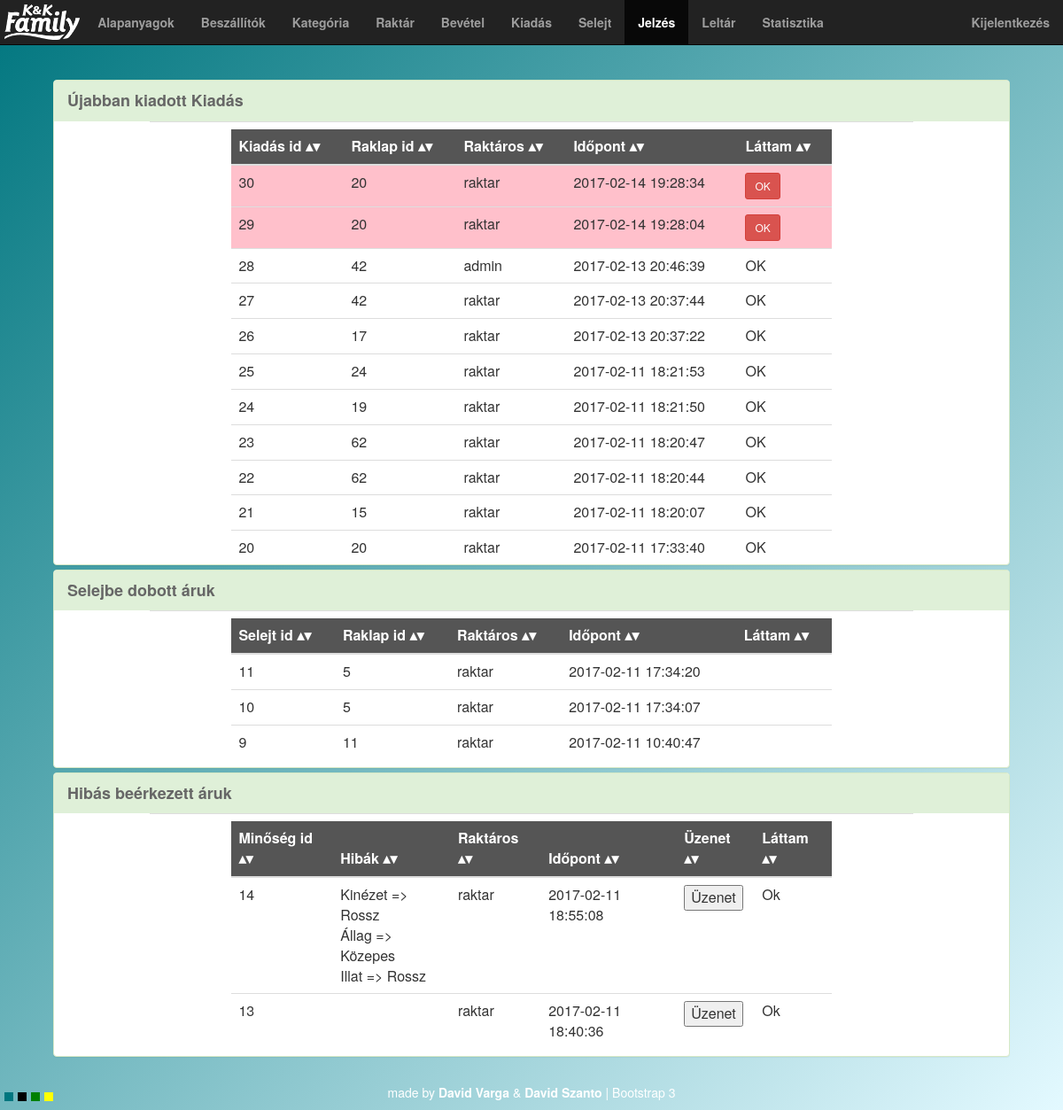
Page /admin/alert.php on the committed database.
### tables this page shows
CREATE TABLE `alert` (
  `id` int(11) NOT NULL,
  `type` varchar(20) NOT NULL,
  `param` varchar(100) NOT NULL,
  `param2` varchar(1000) NOT NULL,
  `time` timestamp NOT NULL DEFAULT CURRENT_TIMESTAMP,
  `user_id` int(11) NOT NULL,
  `seen` tinyint(1) NOT NULL DEFAULT '0',
  `deleted` tinyint(1) NOT NULL DEFAULT '0'
);

CREATE TABLE `user` (
  `id` int(11) NOT NULL,
  `name` varchar(50) NOT NULL,
  `password` varchar(50) NOT NULL,
  `type` int(11) NOT NULL,
  `theme` int(11) NOT NULL DEFAULT '0',
  `deleted` tinyint(1) NOT NULL DEFAULT '0'
);

### helper/contentgenerator.php (the view, shortened to what this page needs)
<?php
function alertOutput(){
	$mysqli = connect();
	$results = $mysqli->query("SELECT a.id, a.type, a.param, a.param2, a.time, u.name, a.seen from alert a, user u where u.id = a.user_id and a.deleted = false and a.type='output' order by time desc ");
	print '<table class="table table-hover sortable">';
	print '<thead>';
	print '<tr>';
	print '<th>Kiadás id</th>';
	print '<th>Raklap id</th>';
	print '<th>Raktáros</th>';
	print '<th>Időpont</th>';
	print '<th>Láttam</th>';
	print '</tr>';
	print '</thead>';
	while($row = $results->fetch_assoc()) {
		print '<tr';
		if($row["seen"] == '0' ){
			print " class='unseen' ";
		}
		print '>';
		print '<td>'.$row["param"].'</td>';
		print '<td>'.$row["param2"].'</td>';
		print '<td>'.$row["name"].'</td>';
		print '<td>'.$row["time"].'</td>';
		if($row["seen"] == '0' ){
			print '<td><button class="btn btn-sm btn-danger" onclick="updateAlert('.$row["id"].')">OK</button></td>';
		}else{
			print '<td> OK </td>';
		}
		print '</tr>';
	}
	print '</table>';
}
function alertSpare(){
	$mysqli = connect();
	$results = $mysqli->query("SELECT a.id, a.type, a.param, a.param2, a.time, u.name, a.seen from alert a, user u where u.id = a.user_id and a.deleted = false and a.type='trash' order by time desc ");
	print '<table class="table table-hover sortable">';
	print '<thead>';
	print '<tr>';
	print '<th>Selejt id</th>';
	print '<th>Raklap id</th>';
	print '<th>Raktáros</th>';
	print '<th>Időpont</th>';
	print '<th>Láttam</th>';
	print '</tr>';
	print '</thead>';
	while($row = $results->fetch_assoc()) {
		print '<tr';
		print '>';
		print '<td>'.$row["param"].'</td>';
		print '<td>'.$row["param2"].'</td>';
		print '<td>'.$row["name"].'</td>';
		print '<td>'.$row["time"].'</td>';
		if($row["seen"] == '0' ){
		print '<td><button class="btn btn-sm btn-danger" onclick="updateAlert('.$row["id"].')">OK</button></td>';
		}else{
			print '<td> </td>';
		}
		print '</tr>';
	}
	print '</table>';
}
function alertInput(){
	$mysqli = connect();
	$results = $mysqli->query("SELECT a.id, a.type, a.param, a.param2, a.time, u.name, a.seen from alert a, user u where u.id = a.user_id and a.deleted = false and a.type='input' order by time desc ");
	print '<table class="table table-hover sortable">';
	print '<thead>';
	print '<tr>';
	print '<th>Minőség id</th>';
	print '<th>Hibák</th>';
	print '<th>Raktáros</th>';
	print '<th>Időpont</th>';
	print '<th>Üzenet</th>';
	print '<th>Láttam</th>';
	print '</tr>';
	print '</thead>';
	while($row = $results->fetch_assoc()) {
		print '<tr';
		print '>';
		print '<td>'.$row["param"].'</td>';
		$data = json_decode($row["param2"],True);
		print '<td>';
		if($data != null){
			foreach ($data as $i => $value) {
				if(is_numeric($value) && (2 == (int)$value || 1 == (int)$value) && $i != 'product'){
					print minosegmap2($i).' => '.minosegmap((int)$value).'<br/>';
				}
			}
		}
		print '</td>';
		print '<td>'.$row["name"].'</td>';
		print '<td>'.$row["time"].'</td>';
		print '<td> <button onclick="bootbox.alert('.mymessage($data).')">Üzenet</button></td>';
		if($row["seen"] == '0' ){
			print '<td><button class="btn btn-sm btn-danger" onclick="updateAlert('.$row["id"].')">OK</button></td>';
		}else{
			print '<td> Ok </td>';
		}
		print '</tr>';
	}
	print '</table>';
}
function minosegmap($i){
	if($i === 1){
		return "Rossz";
	}else if($i === 2){
		return "Közepes";
	}else if($i === 3){
		return "OK";
	}else{
		return '';
	}
}
function minosegmap2($i){
	if($i === "appearance"){
		return "Kinézet";
	}else if($i === "consistency"){
		return "Állag";
	}else if($i === "smell"){
		return "Illat";
	}else if($i === "color"){
		return "Szín";
	}else if($i === "clearness"){
		return "Tisztaság Hőfok";
	}else if($i === "pallet_quality"){
		return "Raklap minőság";
	}else{
		return '';
	}
}
function mymessage($data){
	$str = "'<h2>Kedves Ügyfelünk!</h2>";
	$str .= "<br/>Rossz minőségű árut szállítottak üzemünkbe.";
	$str .= "<br/>Az áruval alábbi problémáink voltak:<br/>";
	$str .= "<ul>";
	if($data != null){
		foreach ($data as $i => $value) {
			if(is_numeric($value) && (2 == (int)$value || 1 == (int)$value) && $i != 'product'){
				$str .= "<li>".minosegmap2($i)." : ".minosegmap((int)$value)." </li>";
			}
		}
	}
	$str .= "</ul>";
	$str .= "<p>Az áruátvételt megtagadtuk</p>";
	$str .= "Üdvözlettel<br/><br/>";
	$str .= "KKFAMILY<br/><br/>'";
	return $str;
}
?>

### common/header.php (shortened to what this page needs)
<html>
	<head>
		<?php
		$version = rand();
		?>
		<link href="../js/bootstrap-3.3.7-dist/css/bootstrap.min.css" rel="stylesheet">
		<link rel="stylesheet" type="text/css" href="../css/styles.css?v=<?php echo $version;?>">
	</head>
	<body class="admin">
		<?php
			require('../helper/contentgenerator.php');
			if($selected == "admin")
				require("../common/adminnavbar.php");
			else
				require("../common/tabletnavbar.php");
		?>

### common/adminnavbar.php (shortened to what this page needs)
<nav class="navbar navbar-inverse navbar-fixed-top">
	<div class="container-fluid">
		<div class="navbar-header">
			<a class="navbar-brand" href="admin.php"><img alt="KK Family" src="../img/kkfamily_logo.png"></a>
		</div>
		<div class="collapse navbar-collapse" id="bs-example-navbar-collapse-1">
			<ul class="nav navbar-nav navbar-left">
				<li <?php if($selector == "product"){ echo "class=\"active\"";} ?>><a href="product.php">Alapanyagok</a></li>
				<li <?php if($selector == "supplier"){ echo "class=\"active\"";} ?>><a href="supplier.php">Beszállítók</a></li>
				<li <?php if($selector == "category"){ echo "class=\"active\"";} ?>><a href="category.php">Kategória</a></li>
				<li <?php if($selector == "storage"){ echo "class=\"active\"";} ?>><a href="storage.php">Raktár</a></li>
				<li <?php if($selector == "input"){ echo "class=\"active\"";} ?>><a href="input.php">Bevétel</a></li>
				<li <?php if($selector == "output"){ echo "class=\"active\"";} ?>><a href="output.php">Kiadás</a></li>
				<li <?php if($selector == "spare"){ echo "class=\"active\"";} ?>><a href="spare.php">Selejt</a></li>
				<li <?php if($selector == "alert"){ echo "class=\"active\"";} ?>><a id='alerta'  href="alert.php">Jelzés</a></li>
				<li <?php if($selector == "inventory"){ echo "class=\"active\"";} ?>><a href="inventory.php">Leltár</a></li>
				<li <?php if($selector == "statistics"){ echo "class=\"active\"";} ?>><a href="statistics.php">Statisztika</a></li>
			</ul>
			<ul class="nav navbar-nav navbar-right">
				<li><a href="../logout.php">Kijelentkezés</a></li>
			</ul>
		</div>
	</div>
</nav>

### admin/alert.php
<?php
$selected ="admin";
$selector ="alert";
require("../common/header.php");
?>
<br/>
 <div class="panel-group">
		<div class="panel panel-success">
			<div class="panel-heading">
				<a data-toggle="collapse" href="#collapse4">
	  				Újabban kiadott Kiadás
	  			</a>
			</div>
			<div id="collapse4" class="panel-collapse collapse in">
			  	<table class="table">
			  		<tr>
			  		<td>
						<div>
						<?php
							alertOutput();
						?>
						</div>
					</td>
				</tr>
			  	</table>
			</div>
		</div>
		<div class="panel panel-success">
			<div class="panel-heading">
				<a data-toggle="collapse" href="#collapse5">
	  				Selejbe dobott áruk
	  			</a>
			</div>
			<div id="collapse5" class="panel-collapse collapse in">
			  	<table class="table">
			  		<tr>
			  		<td>
						<div>
						<?php
							alertSpare();
						?>
						</div>
					</td>
				</tr>
			  	</table>
			</div>
		</div>
		<div class="panel panel-success">
			<div class="panel-heading">
				<a data-toggle="collapse" href="#collapse6">
	  				Hibás beérkezett áruk
	  			</a>
			</div>
			<div id="collapse6" class="panel-collapse collapse in">
			  	<table class="table">
			  		<tr>
			  		<td>
						<div>
						<?php
							alertInput();
						?>
						</div>
					</td>
				</tr>
			  	</table>
			</div>
		</div>
</div>
<?php
require("../common/footer.php");
?>

### common/footer.php (shortened to what this page needs)
		<br/>
		<br/>
		<footer class="footer navbar-fixed-bottom">
			<div class="colorpicker">
				<div class="colordiv blue" onclick="changecolor(0)"></div>
				<div class="colordiv black" onclick="changecolor(1)"></div>
				<div class="colordiv green" onclick="changecolor(2)"></div>
				<div class="colordiv yellow" onclick="changecolor(3)"></div>
			</div>
            <div class="container text-center">
                <p class="footersign" style="color: #ffffff">made by <b>David Varga</b> &amp; <b>David Szanto</b> | Bootstrap 3</p>
            </div>
        </footer>
	</body>
</html>

### css/styles.css (style rules this page uses)
body { padding-top: 70px; background-repeat: no-repeat; background: -webkit-linear-gradient(left top, #00767F, #E3F9FF); background: -o-linear-gradient(bottom right, #00767F, #E3F9FF); background: -moz-linear-gradient(bottom right, #00767F, #E3F9FF); background: linear-gradient(to bottom right, #00767F, #E3F9FF); }
p { color: #fffdf9; }
a { color: #666666; font-weight: bold; }
.panel { width:90%; margin: 0 auto; float: none; margin-bottom: 10px; }
.panel-collapse { max-height: 500px; overflow-y: scroll; }
.panel-heading { font-size: 18px; }
.table { background-color: white; float: none; margin: 0 auto; width: 80%; }
thead { background-color: #555555; text-align:center; color:white; }
table.sortable th:not(.sorttable_sorted):not(.sorttable_sorted_reverse):not(.sorttable_nosort):after { content: " \25B4\25BE" }
.navbar-brand { padding: 5px; }
.navbar-brand>img { height: 100%; width: auto; }
.unseen { background-color:pink; }
.colordiv { width:10px; height:10px; float:left; margin-left:5px; cursor:pointer; }
.colorpicker { position:absolute; bottom: 10px; left:0px; }
.black { background-color:black; }
.green { background-color:green; }
.blue { background-color:#00767F; }
.yellow { background-color:yellow; }

### rows in the picture
alert: param "30", param2 "20", user.name "raktar", time "2017-02-14 19:28:34"
alert: param "29", param2 "20", user.name "raktar", time "2017-02-14 19:28:04"
alert: param "28", param2 "42", user.name "admin", time "2017-02-13 20:46:39", seen "OK"
alert: param "27", param2 "42", user.name "raktar", time "2017-02-13 20:37:44", seen "OK"
alert: param "26", param2 "17", user.name "raktar", time "2017-02-13 20:37:22", seen "OK"
alert: param "25", param2 "24", user.name "raktar", time "2017-02-11 18:21:53", seen "OK"
alert: param "24", param2 "19", user.name "raktar", time "2017-02-11 18:21:50", seen "OK"
alert: param "23", param2 "62", user.name "raktar", time "2017-02-11 18:20:47", seen "OK"
alert: param "22", param2 "62", user.name "raktar", time "2017-02-11 18:20:44", seen "OK"
alert: param "21", param2 "15", user.name "raktar", time "2017-02-11 18:20:07", seen "OK"
alert: param "20", param2 "20", user.name "raktar", time "2017-02-11 17:33:40", seen "OK"
alert: param "11", param2 "5", user.name "raktar", time "2017-02-11 17:34:20", seen 1 (drawn)
alert: param "10", param2 "5", user.name "raktar", time "2017-02-11 17:34:07", seen 1 (drawn)
alert: param "9", param2 "11", user.name "raktar", time "2017-02-11 10:40:47", seen 1 (drawn)
alert: param "14", i "Kinézet", i "Állag", value "Közepes", i "Illat", user.name "raktar", time "2017-02-11 18:55:08", seen "Ok"
alert: seen "Rossz"
alert: param "13", user.name "raktar", time "2017-02-11 18:40:36", seen "Ok"
